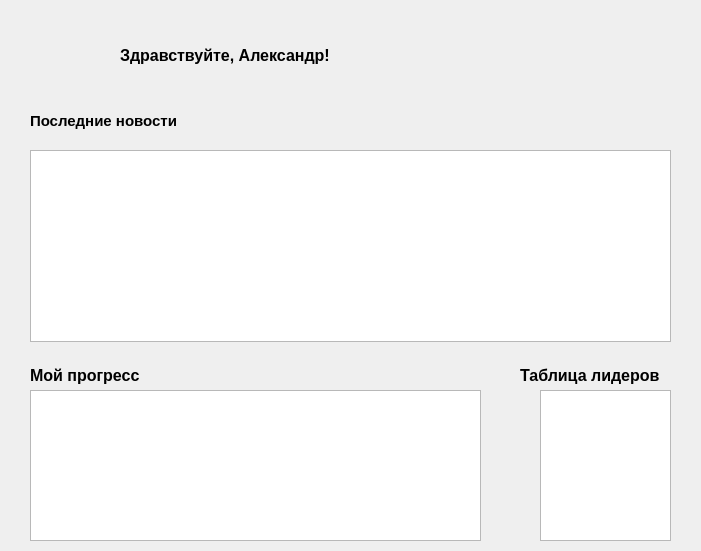
<?xml version="1.0" encoding="UTF-8"?>
<ui version="4.0">
 <class>homePage</class>
 <widget class="QWidget" name="homePage">
  <property name="geometry">
   <rect>
    <x>0</x>
    <y>0</y>
    <width>701</width>
    <height>551</height>
   </rect>
  </property>
  <property name="windowTitle">
   <string>Form</string>
  </property>
  <widget class="QLabel" name="label">
   <property name="geometry">
    <rect>
     <x>120</x>
     <y>40</y>
     <width>581</width>
     <height>31</height>
    </rect>
   </property>
   <property name="font">
    <font>
     <pointsize>12</pointsize>
     <bold>true</bold>
    </font>
   </property>
   <property name="text">
    <string>Здравствуйте, Александр!</string>
   </property>
  </widget>
  <widget class="QLabel" name="label_2">
   <property name="geometry">
    <rect>
     <x>520</x>
     <y>360</y>
     <width>171</width>
     <height>31</height>
    </rect>
   </property>
   <property name="font">
    <font>
     <pointsize>12</pointsize>
     <bold>true</bold>
    </font>
   </property>
   <property name="text">
    <string>Таблица лидеров</string>
   </property>
  </widget>
  <widget class="QLabel" name="label_3">
   <property name="geometry">
    <rect>
     <x>30</x>
     <y>360</y>
     <width>141</width>
     <height>31</height>
    </rect>
   </property>
   <property name="font">
    <font>
     <pointsize>12</pointsize>
     <bold>true</bold>
    </font>
   </property>
   <property name="text">
    <string>Мой прогресс</string>
   </property>
  </widget>
  <widget class="QListWidget" name="listWidget_2">
   <property name="geometry">
    <rect>
     <x>30</x>
     <y>390</y>
     <width>451</width>
     <height>151</height>
    </rect>
   </property>
  </widget>
  <widget class="QLabel" name="label_4">
   <property name="geometry">
    <rect>
     <x>40</x>
     <y>30</y>
     <width>63</width>
     <height>61</height>
    </rect>
   </property>
   <property name="text">
    <string/>
   </property>
   <property name="pixmap">
    <pixmap resource="resource.qrc">:/new/icons/icons/ava.png</pixmap>
   </property>
   <property name="scaledContents">
    <bool>true</bool>
   </property>
  </widget>
  <widget class="QTableView" name="tableView">
   <property name="geometry">
    <rect>
     <x>540</x>
     <y>390</y>
     <width>131</width>
     <height>151</height>
    </rect>
   </property>
  </widget>
  <widget class="QListWidget" name="listWidget">
   <property name="geometry">
    <rect>
     <x>30</x>
     <y>150</y>
     <width>641</width>
     <height>192</height>
    </rect>
   </property>
  </widget>
  <widget class="QLabel" name="label_5">
   <property name="geometry">
    <rect>
     <x>30</x>
     <y>100</y>
     <width>181</width>
     <height>41</height>
    </rect>
   </property>
   <property name="font">
    <font>
     <pointsize>11</pointsize>
     <bold>true</bold>
    </font>
   </property>
   <property name="text">
    <string>Последние новости</string>
   </property>
  </widget>
 </widget>
 <resources>
  <include location="resource.qrc"/>
 </resources>
 <connections/>
</ui>
